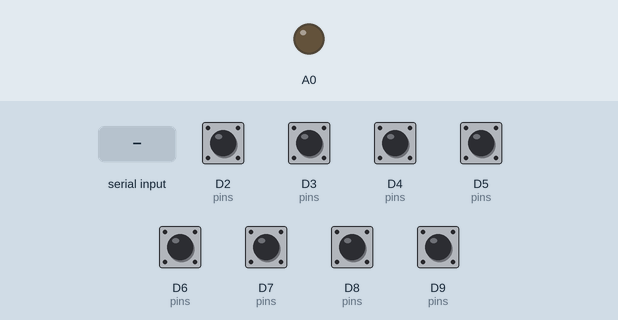
Bench run of a sketch on a simulated Arduino Zero (SAMD21). Shown: output pins drawn as LEDs (lit = HIGH). Dashed ring = blinking. Inputs (shaded band) come from the test bench; at power-on: D2 (pins), D3 (pins), D4 (pins), D5 (pins), D6 (pins), D7 (pins), D8 (pins), D9 (pins) HIGH.

Above: at 1.2 s.
1.3 s: D9 (pins) pulled LOW for 0.15 s
At 2.1 s:
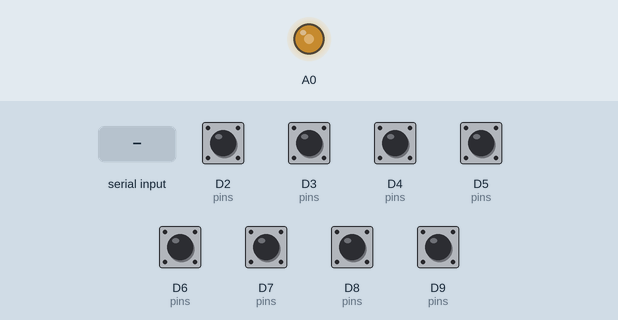
3.8 s: D3 (pins) pulled LOW for 1 s
At 4.3 s:
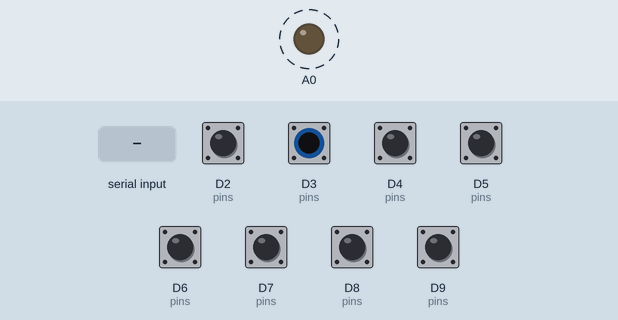
6.3 s: "1" received over Serial
At 7.1 s:
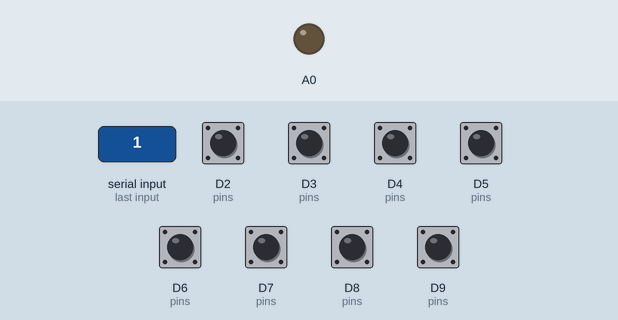
7.8 s: "3" received over Serial
Timing chart, 0 to 10.3 s (numbered marks = the images above; inputs shaded):
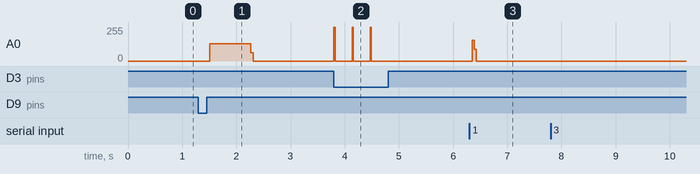

The sketch:

haptic_keyboard.ino
```cpp
#include <Keyboard.h>
#include <math.h>

// 스위치 & 핀 정의
#define SWITCH_1 2
#define SWITCH_2 3
#define SWITCH_3 4
#define SWITCH_4 5
#define SWITCH_5 6
#define SWITCH_6 7
#define SWITCH_7 8
#define SWITCH_8 9
#define ACTUATOR_1 DAC0 // 아두이노 DUE DAC 핀

// 키보드 관련
int pins[8] = {SWITCH_1, SWITCH_2, SWITCH_3, SWITCH_4, SWITCH_5, SWITCH_6, SWITCH_7, SWITCH_8};
char keycodes[8] = {'q', 'w', 'e', 'r', 'a', 's', 'd', 'f'};
bool currentSwitchState[8] = {HIGH, HIGH, HIGH, HIGH, HIGH, HIGH, HIGH, HIGH};  // 현재 상태
bool prevSwitchState[8] = {HIGH, HIGH, HIGH, HIGH, HIGH, HIGH, HIGH, HIGH};     // 이전 상태
#define DEBOUNCE_DELAY 20 // 채터링 방지 시간 (밀리초)
unsigned long lastDebounceTime[8] = {0, 0, 0, 0, 0, 0, 0, 0};

// 진동자 제어 관련
#define DEFAULT_FREQUENCY 10
unsigned long lastVibrationUpdate = 0;

// 룩업 테이블
#define TABLE_SIZE 1024
#define MAX_AMPLITUDE 4095 // 12비트 범위: 0 ~ 4095
unsigned short sineWaveTable[TABLE_SIZE];
unsigned short squareWaveTable[TABLE_SIZE];
unsigned short pulseWaveTable[TABLE_SIZE];
unsigned short triangleWaveTable[TABLE_SIZE];
unsigned short sawtoothWaveTable[TABLE_SIZE];

// 게임 상황 관련
unsigned long switch8PressTime = 0;
unsigned long switch8ReleaseTime = 0;
unsigned long placeSettingTime = 0;
char place = 'D'; // 기본 위치

// 진동 이벤트 구조체
struct VibrationEvent {
  unsigned long startTime;
  int vibrationKey;
  int vibrationType;
  int frequency;
  unsigned long duration;
  bool active;
};

#define MAX_VIBRATION_EVENTS 10
VibrationEvent vibrationEvents[MAX_VIBRATION_EVENTS];

void offActuator();
void updateVibrations();
void addVibrationEvent(int key, int type, int freq, unsigned long dur);

void setup() {
  // 스위치 핀 설정
  for (int i = 0; i < 8; i++) {
    pinMode(pins[i], INPUT_PULLUP);
  }
  // 룩업 테이블 초기화
  for (int i = 0; i < TABLE_SIZE; i++) {
    sineWaveTable[i] = 2048 + 2047 * sin(2 * PI * i / TABLE_SIZE);
    if (i < TABLE_SIZE / 2) {
      squareWaveTable[i] = MAX_AMPLITUDE;
      triangleWaveTable[i] = (2 * MAX_AMPLITUDE * i) / TABLE_SIZE;
    }
    else {
      squareWaveTable[i] = 0;
      triangleWaveTable[i] = MAX_AMPLITUDE - (2 * MAX_AMPLITUDE * (i - TABLE_SIZE / 2)) / TABLE_SIZE;
    }
    if (i < TABLE_SIZE / 16) {
      pulseWaveTable[i] = MAX_AMPLITUDE;
    }
    else {
      pulseWaveTable[i] = 0;
    }
    sawtoothWaveTable[i] = (MAX_AMPLITUDE * i) / TABLE_SIZE;
  }
}

void loop() {
  unsigned long currentMillis = millis();

  // 모든 스위치 상태 읽기
  for (int i = 0; i < 8; i++) {
    currentSwitchState[i] = digitalRead(pins[i]);
  }

  // 스위치 상태 변화 감지, 처리
  for (int i = 0; i < 8; i++) {
    if (currentSwitchState[i] != prevSwitchState[i] && currentMillis - lastDebounceTime[i] > DEBOUNCE_DELAY) {
      lastDebounceTime[i] = currentMillis;
      if (currentSwitchState[i] == LOW) { // 스위치 눌림
        Keyboard.press(keycodes[i]);
        if (i == 7) { // SWITCH_8 (구르기 감지)
          switch8PressTime = currentMillis;
        }
        else if (i == 1 || i == 4 || i == 5 || i == 6) { // w, a, s, d
          if (currentSwitchState[7] == LOW) {
            // SWITCH_2와 SWITCH_8이 동시에 눌림 - 달리기 : 아래에서 처리
          } else {
            int vibType = 0;
            int freq = 0;
            unsigned long duration = 100000;
            switch (place) {
              case 'D':
                vibType = 3; // 펄스파
                freq = 3;
                break;
              case 'W':
                vibType = 5; // 톱니파
                freq = 1;
                break;
              case 'B':
                vibType = 4; // 삼각파
                freq = 5;
                break;
              default:
                vibType = 0;
                freq = DEFAULT_FREQUENCY;
                break;
            }
            addVibrationEvent(2, vibType, freq, duration);
          }
        }
      }
      else { // 스위치 떼짐
        Keyboard.release(keycodes[i]);
        if (i == 7) { // SWITCH_8 (구르기)
          switch8ReleaseTime = currentMillis;
          unsigned long duration = switch8ReleaseTime - switch8PressTime;
          if (duration <= 500) { // 0.5초 이내에 떼짐
            addVibrationEvent(8, 2, 100, 800); // 사각파, 100Hz, 800ms
          }
        }
        if (i == 1) { // SWITCH_2 떼짐
          for (int j = 0; j < MAX_VIBRATION_EVENTS; j++) {
            if (vibrationEvents[j].active && vibrationEvents[j].vibrationKey == 2) {
              vibrationEvents[j].active = false;
            }
          }
        }
        if(i == 4){
          for (int j = 0; j < MAX_VIBRATION_EVENTS; j++) {
            if (vibrationEvents[j].active && vibrationEvents[j].vibrationKey == 2) {
              vibrationEvents[j].active = false;
            }
          }
        }
        if(i == 5){
          for (int j = 0; j < MAX_VIBRATION_EVENTS; j++) {
            if (vibrationEvents[j].active && vibrationEvents[j].vibrationKey == 2) {
              vibrationEvents[j].active = false;
            }
          }
        }
        if(i == 6){
          for (int j = 0; j < MAX_VIBRATION_EVENTS; j++) {
            if (vibrationEvents[j].active && vibrationEvents[j].vibrationKey == 2) {
              vibrationEvents[j].active = false;
            }
          }
        }
        if (i == 1 || i == 4 || i == 5 || i == 6 || i == 7) { // w a s d 또는 f 떼짐
          for (int j = 0; j < MAX_VIBRATION_EVENTS; j++) {
            if (vibrationEvents[j].active && vibrationEvents[j].vibrationKey == 9) {
              vibrationEvents[j].active = false;
            }
          }
        }
      }
      prevSwitchState[i] = currentSwitchState[i];
    }
  }

  // wasd, f 동시에 눌린 경우
  if ((currentSwitchState[1] == LOW && currentSwitchState[7] == LOW) || (currentSwitchState[4] == LOW && currentSwitchState[7] == LOW) || (currentSwitchState[5] == LOW && currentSwitchState[7] == LOW) || (currentSwitchState[6] == LOW && currentSwitchState[7] == LOW)) {
    int vibType = 0;
    int freq = 0;
    unsigned long duration = 100000;
    switch (place) {
      case 'D':
        vibType = 3; // 펄스파
        freq = 8;
        break;
      case 'W':
        vibType = 5; // 톱니파
        freq = 2;
        break;
      case 'B':
        vibType = 4; // 삼각파
        freq = 12;
        break;
      default:
        vibType = 0;
        freq = DEFAULT_FREQUENCY;
        break;
    }
    addVibrationEvent(9, vibType, freq, duration);
  }

  // 시리얼 입력 처리
  if (SerialUSB.available()) {
    char ch = SerialUSB.read();
    if (ch == '1') {
      addVibrationEvent(10, 4, 200, 70); // 삼각파, 70Hz, 70ms
    } else if (ch == '2') {
      addVibrationEvent(11, 2, 40, 200); // 사각파, 40Hz, 200ms
    } else if (ch == '3') {
      addVibrationEvent(12, 5, 80, 30); // 톱니파, 80Hz, 30ms
    } else if (ch == 'W') {
      placeSettingTime = currentMillis;
      place = 'W';
    } else if (ch == 'B') {
      placeSettingTime = currentMillis;
      place = 'B';
    }
  }
  if (currentMillis - placeSettingTime > 5000) {
    place = 'D';
  }

  // 진동 업데이트
  updateVibrations();
}

void offActuator() {
  // 모든 진동 이벤트 중지
  for (int i = 0; i < MAX_VIBRATION_EVENTS; i++) {
    vibrationEvents[i].active = false;
  }
}

void addVibrationEvent(int key, int type, int freq, unsigned long dur) {
  for (int i = 0; i < MAX_VIBRATION_EVENTS; i++) {
    if (vibrationEvents[i].active && vibrationEvents[i].vibrationKey == key) {
      return;
    }
  }
  for (int i = 0; i < MAX_VIBRATION_EVENTS; i++) {
    if (!vibrationEvents[i].active) {
      vibrationEvents[i].startTime = millis();
      vibrationEvents[i].vibrationKey = key;
      vibrationEvents[i].vibrationType = type;
      vibrationEvents[i].frequency = freq;
      vibrationEvents[i].duration = dur;
      vibrationEvents[i].active = true;
      break;
    }
  }
}

void updateVibrations() {
  unsigned long currentMillis = millis();
  int combinedSignal = 0; // 모든 진동 신호 합
  for (int i = 0; i < MAX_VIBRATION_EVENTS; i++) {
    if (vibrationEvents[i].active) {
      unsigned long elapsedTime = currentMillis - vibrationEvents[i].startTime;
      if (elapsedTime < vibrationEvents[i].duration) {
        int index = (int)(elapsedTime * vibrationEvents[i].frequency * TABLE_SIZE / 1000) % TABLE_SIZE;
        int signal = 0;

        switch (vibrationEvents[i].vibrationType) {
          case 1:
            signal = sineWaveTable[index];
            break;
          case 2:
            signal = squareWaveTable[index];
            break;
          case 3:
            signal = pulseWaveTable[index];
            break;
          case 4:
            signal = triangleWaveTable[index];
            break;
          case 5:
            signal = sawtoothWaveTable[index];
            break;
          default:
            signal = 0;
            break;
        }
        combinedSignal += signal / MAX_VIBRATION_EVENTS; // 신호 합산, 스케일링
      } else {
        vibrationEvents[i].active = false;
      }
    }
  }

  analogWrite(ACTUATOR_1, combinedSignal);
}
```

Measured:
- after the input at 1.3 s, A0: 0/255 → 129/255 after 0.21 s, → 0/255 0.76 s later
- after the input at 3.8 s, A0: alternates 255/255 for 0.02 s and 0/255 for 0.31 s, 6 changes in all, then stays 0/255, starting at once
- after the input at 6.3 s, A0: 0/255 → 155/255 after 0.05 s, → 88/255 0.04 s later, → 0/255 0.04 s later
